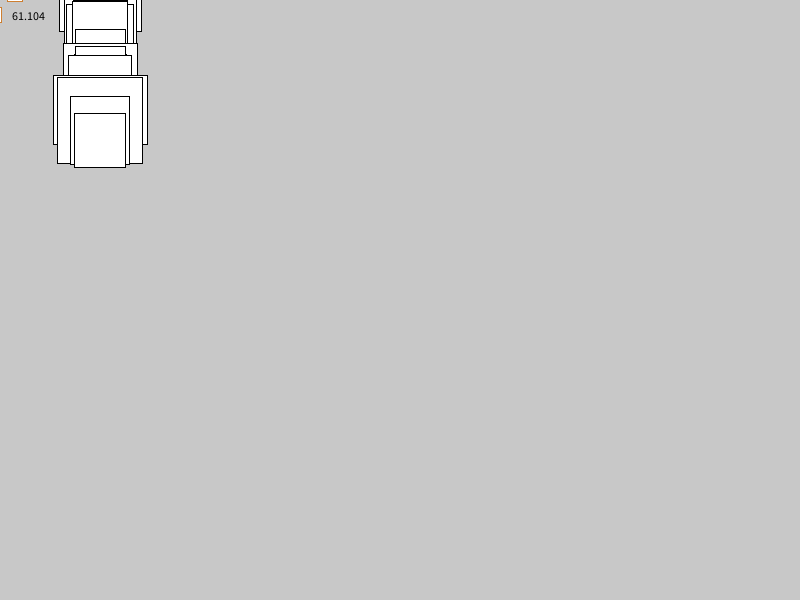
Frame 1 (no input)
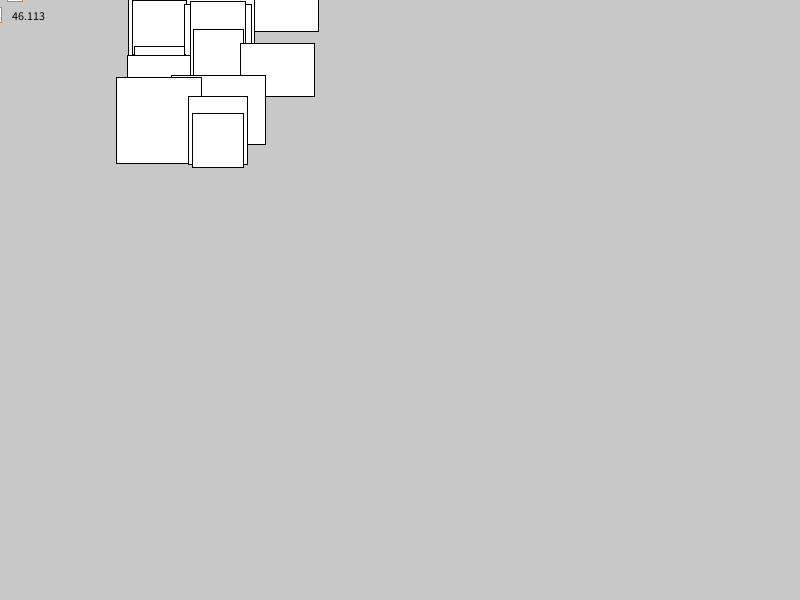
Frame 60 (the mouse pressed at the canvas centre just before this capture)
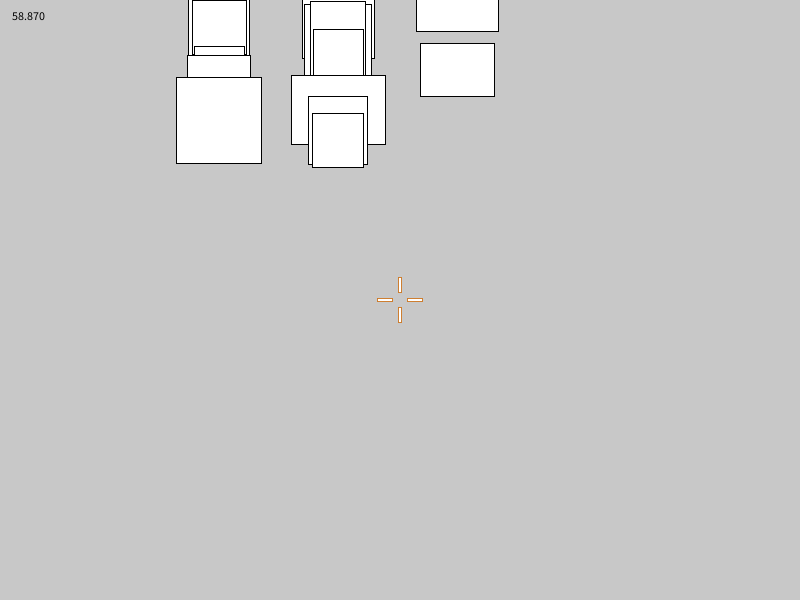
Frame 120 (the mouse held since frame 60 and released just before this capture)

The Processing sketch that drew these frames (run headless with seeded random() and noise(); from frame 60 on, the mouse is pressed at the canvas centre):

// Processing sketch: processing_84492
// ── processing_84492.pde

ArrayList targets = new ArrayList();
PVector gravity = new PVector (0,0.02);
int shotX = -100;
int shotY = -100;
int addMore;
PGraphics pg;
int test;
float currMillis = millis();
int cursorAcc = 15;  //lower value is better

void setup()
{
  size(800, 600);
  noCursor();
  smooth(4);
  pg = createGraphics(800, 600);
  pg.beginDraw();
  pg.endDraw();
  frameRate(60);
  for(int i =0; i < 15; i++){
    targets.add(new Target(100,10*i,int(random(50,100)),int(random(50,100))));
  }
}

void draw()
{  
  //println(frameRate+"                   ");
  background(200,200,200);
  image(pg, 0, 0);
  for(int i = 0; i < targets.size(); i++) //render targets
  {
    Target t = (Target)targets.get(i);
    t.run();
  }
  for(int i = targets.size()-1; i >= 0; i--) //check if target is hit
  {
    Target t = (Target)targets.get(i);
    if(t.getActive() == false){
      targets.remove(t);
      addMore++;
    }else{
      t.checkShot();
    }  
  }
  
  manageSpawn();
  displayCursor();
  playerShoot();
  
  fill(0);
  text(frameRate, 10, 20);
  fill(255);
}

void manageSpawn(){ //spawn targets
  for(int i = 0; i < addMore; i++) 
  { 
    int locY = int(random(0,height));
    int h = int(random(50,100));
    int floorY = locY + h/2;
    targets.add(new Target(0,locY,int(random(50,100)),h)); 
  }
  addMore = 0;
}

void displayCursor(){
  stroke(200,100,0,200);
  rectMode(CENTER);
  
  rect(mouseX,mouseY-cursorAcc, 3, 15);  //north cursor bit
  rect(mouseX,mouseY+cursorAcc, 3, 15);  //south 
  rect(mouseX-cursorAcc,mouseY, 15, 3);  //west
  rect(mouseX+cursorAcc,mouseY, 15, 3);  //east
  rectMode(CORNER);
  noStroke();
}  

void playerShoot(){
  shotX = -100; //reset shot location each loop
  shotY = -100; 
  if(mousePressed && (mouseButton == LEFT)){
    if(millis()>currMillis+120){ // ROF
      shotX = int(mouseX);
      shotY = int(mouseY);
      currMillis = millis();
    }  
  }
}

class Particle
{
  PVector location;
  PVector acceleration;
  PVector velocity;
  boolean active = true; //is particle still needed?
  boolean bounce = false;
  int floorY;
  
  Particle(float originX, float originY, int floorY){
    this.floorY = floorY;
    this.bounce = bounce;
    location = new PVector(originX, originY);
    acceleration = new PVector(0,0);
    velocity = new PVector(random(-2,2),random(-2,2));
  }
  
  void run(){
    render();
    update();
  }

  void render(){
    rectMode(CENTER);
    rect(location.x,location.y,random(5),random(5));
  }  
  
  void update(){ //update location and status
    acceleration.add(gravity);
    velocity.add(acceleration);
    location.add(velocity);
    if(location.y > floorY){
      location.y = floorY; 
      if(bounce == true){
        velocity.y *= -1;
        bounce = false;
      }else{
        active = false;
      }
    }  
  }  
  
  boolean getActive(){
    return active;
  }
}
class ParticleBlood extends Particle
{
  PVector prevLocation;
  int type;
  
  ParticleBlood(float originX, float originY, int floorY){
    super(originX, originY, floorY);
    prevLocation = new PVector(location.x,location.y);
    type = int(random(1,21));
    
    if(type > 18){ //lines spawn with higher vel
      velocity.x = random(-4,4);
      velocity.y = random(-4,0);
    }
    
  }  
  
  void render(){
    fill(180,0,0);
    noStroke();
    if(type < 18){
      ellipseMode(CENTER);
      ellipse(location.x,location.y,random(3),random(3));
    }else{
      stroke(180,0,0);
      strokeWeight(random(2));
    }
    
    line(location.x,location.y, prevLocation.x, prevLocation.y);
    prevLocation.x = location.x;
    prevLocation.y = location.y;
    fill(255);
  }    
  
  void update(){ //update location and status
    acceleration.add(gravity);
    velocity.add(acceleration);
    location.add(velocity);
    if(location.y > floorY){
      location.y = floorY; 
      if(bounce == true){
        velocity.y *= -1;
        bounce = false;
      }else{
        pg.beginDraw(); //ground splatter
          pg.fill(180,150,150);
          pg.noStroke();
          pg.ellipse(location.x,location.y+random(-10,10),random(6),random(2));
        pg.endDraw();
        active = false;
      }
    }  
  }  
}
class ParticleCollection
{
  ArrayList particleSpawners = new ArrayList();
  PVector parentLocation;
  int parentFloor;
  
  ParticleCollection(PVector parentLocation, int parentFloor)
  {
    this.parentLocation = parentLocation;
    this.parentFloor = parentFloor;
  }
  
  void run(){
    for(int i = 0; i < particleSpawners.size(); i++)
    {
      ParticleSpawner ps = (ParticleSpawner)particleSpawners.get(i);
      ps.run();
      if(ps.getActive() == false){
        particleSpawners.remove(ps);
      };
    }
  }

  void spawnParticles(){
     particleSpawners.add(new ParticleSpawner(parentLocation, parentFloor)); 
  }  
}
class ParticleSpawner
{
  ArrayList particles = new ArrayList();
  PVector originLocation;
  PVector originOffset;
  boolean active = true; //is spawner still needed?
  int particlesPerBurst;
  int totalBurstsLeft;
  int burstInterval = 100;
  float currMillis;
  int floorY;
  
  ParticleSpawner(PVector parentLocation, int parentFloor)
  {
    floorY = parentFloor;
    totalBurstsLeft = int(random(1,11));
    originLocation = parentLocation;
    currMillis = millis();
    originOffset = new PVector(shotX-originLocation.x,shotY-originLocation.y);
    spawnBurst();
  }
  
  ParticleSpawner(float x, float y, float floorY, String type)
  {
  }

  void run(){
    //print(particles.size());
    for(int i = particles.size()-1; i >= 0; i--)
    {
      Particle p = (Particle)particles.get(i);
      if(p.getActive() == false){
        particles.remove(p);
      }
      p.run();
    }
    if((millis() > currMillis + burstInterval) && (totalBurstsLeft > 0)){
      spawnBurst();
      totalBurstsLeft --;
      currMillis = millis();
    }else{
      update();  
    }
  }  
  
  void spawnBurst(){
    particlesPerBurst = int(random(1,11));
    for(int i = 0; i < particlesPerBurst; i++){
      particles.add(new ParticleBlood(originLocation.x+originOffset.x, originLocation.y+originOffset.y, floorY));
    }     
  }
  
  void update(){
    if(particles.size() == 0){
      active = false;
    }
  }
  
  boolean getActive(){
    return active;
  }
}  
class Target
{
  PVector location;
  PVector velocity;
  int w;
  int h;
  int floorY;
  float currMillis;
  ParticleCollection particleCollection;
  boolean active = true;
  
  Target(int x, int y, int w, int h)
  {
    location = new PVector(x,y);
    velocity = new PVector(int(random(1,4)),0);
    this.w = w;
    this.h = h;
    floorY = int(location.y + h/2);
    currMillis = millis();
    particleCollection = new ParticleCollection(location, floorY);  
  }

  void run(){
    render();
    particleCollection.run();
    update();
  }

  void render(){
    strokeWeight(1);
    stroke(0);
    rectMode(CENTER);
    rect(location.x,location.y,w,h);
    noStroke();
  }  
  
  void update(){
    location.add(velocity);    
    if(location.x > width || location.x < 0 || location.y > height || location.y < 0){
      active = false;
    }
    floorY = int(location.y + h/2);
  }
  
  float getFloor(){
    return floorY;
  }  
  
  PVector getLocation(){
    return location;
  }
  
  boolean getActive(){
    return active;
  }
  
  void checkShot(){
    if(shotX > location.x-w/2 && shotX < location.x+w/2 && shotY > location.y-h/2 && shotY < location.y+h/2 ){
      particleCollection.spawnParticles();
      shotX = -100;
      shotY = -100;
    }  
  }
}
